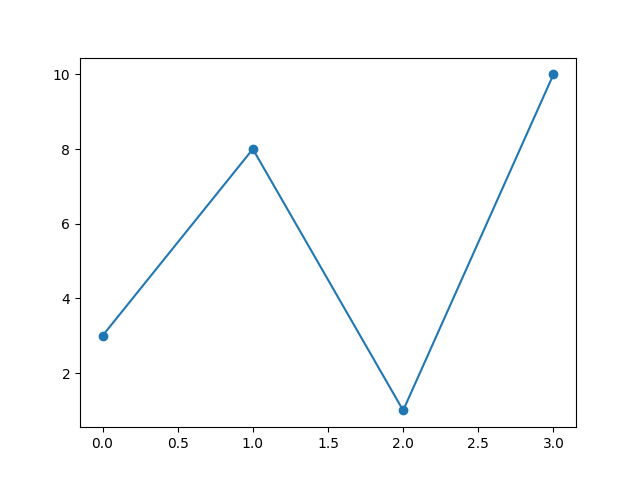

Source code (Python):
import matplotlib.pyplot as plt
import numpy as np

ypoints = np.array([3, 8, 1, 10])

plt.plot(ypoints, marker="o")
plt.show()
